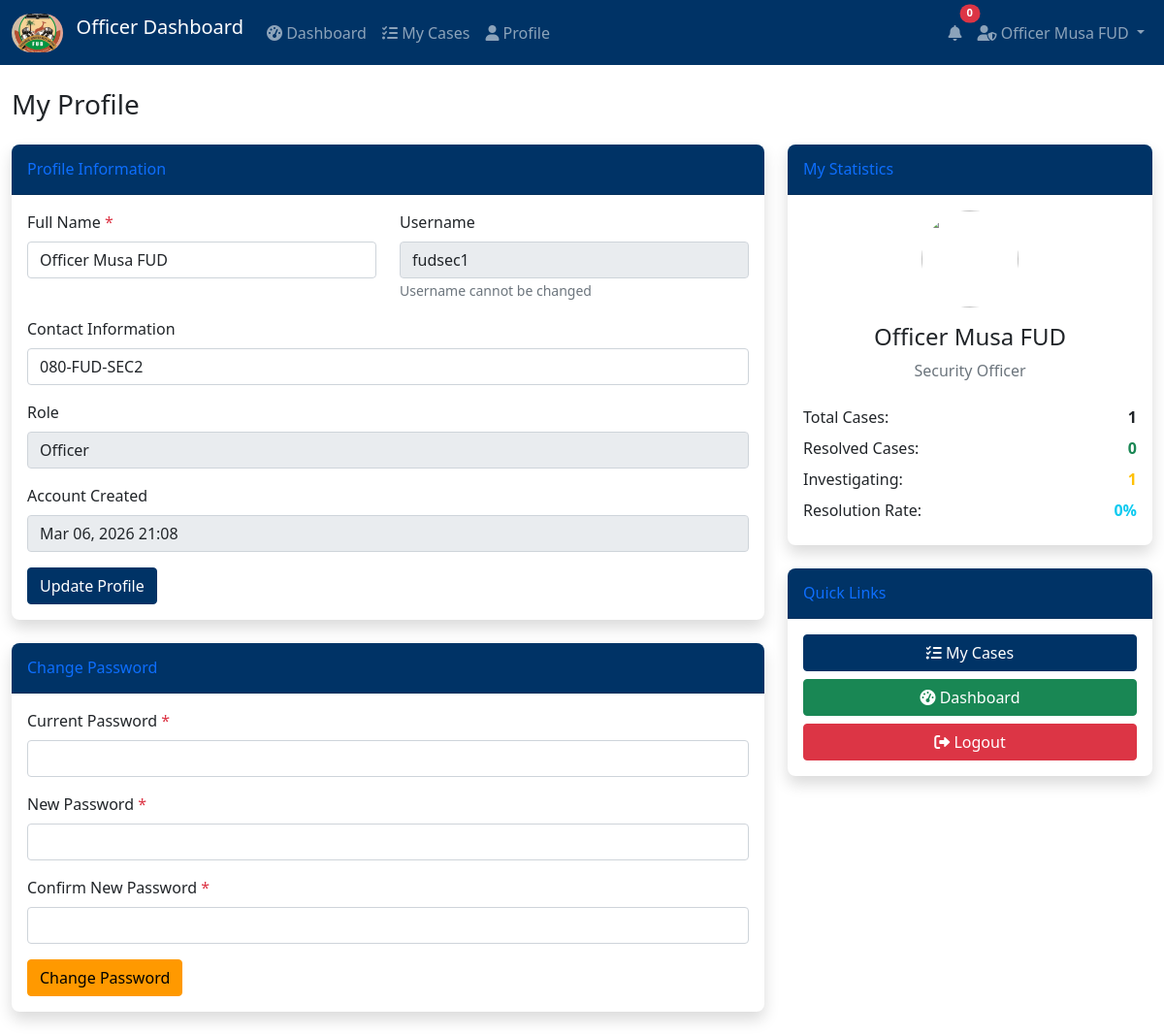
Screenshot of /officer/profile.php (signed in) with the database file from the repository.
### tables this page shows
CREATE TABLE `users` (
  `id` int(11) NOT NULL AUTO_INCREMENT,
  `name` varchar(100) NOT NULL,
  `username` varchar(50) NOT NULL,
  `password` varchar(255) NOT NULL,
  `role` enum('CSO','Officer') NOT NULL,
  `contact` varchar(20) DEFAULT NULL,
  `status` enum('active','inactive') DEFAULT 'active',
  `created_at` timestamp NOT NULL DEFAULT current_timestamp(),
  PRIMARY KEY (`id`),
  UNIQUE KEY `username` (`username`)
);

### config/functions.php (called while the page is built, shortened)
<?php
function formatDate($date) {
    return date('M d, Y H:i', strtotime($date));
}
?>

### officer/profile.php (the view, shortened to what this page needs)
<?php
require_once '../config/functions.php';
$database = new Database();
$db = $database->getConnection();
$officer_id = $_SESSION['user_id'];
$query = "SELECT * FROM users WHERE id = :id";
$stmt = $db->prepare($query);
$stmt->bindParam(":id", $officer_id);
$stmt->execute();
$officer = $stmt->fetch(PDO::FETCH_ASSOC);
$stats_query = "SELECT
    COUNT(*) as total_cases,
    SUM(CASE WHEN status = 'resolved' THEN 1 ELSE 0 END) as resolved_cases,
    SUM(CASE WHEN status = 'investigating' THEN 1 ELSE 0 END) as investigating_cases
    FROM cases WHERE officer_id = :officer_id";
$stats_stmt = $db->prepare($stats_query);
$stats_stmt->bindParam(":officer_id", $officer_id);
$stats_stmt->execute();
$stats = $stats_stmt->fetch(PDO::FETCH_ASSOC);
?>
<?php include '../includes/header.php'; ?>
<?php include 'includes/officer_navbar.php'; ?>
<div class="container-fluid mt-4">
    <div class="d-sm-flex align-items-center justify-content-between mb-4">
        <h1 class="h3 mb-0 text-gray-800">My Profile</h1>
    </div>
    <div class="row">
        <div class="col-lg-8">
            <div class="card shadow mb-4">
                <div class="card-header py-3">
                    <h6 class="m-0 font-weight-bold text-primary">Profile Information</h6>
                </div>
                <div class="card-body">
                    <form method="POST">
                        <div class="row">
                            <div class="col-md-6 mb-3">
                                <label class="form-label">Full Name <span class="text-danger">*</span></label>
                                <input type="text" class="form-control" name="name"
                                       value="<?= htmlspecialchars($officer['name']) ?>" required>
                            </div>
                            <div class="col-md-6 mb-3">
                                <label class="form-label">Username</label>
                                <input type="text" class="form-control" value="<?= htmlspecialchars($officer['username']) ?>" readonly>
                                <small class="text-muted">Username cannot be changed</small>
                            </div>
                        </div>
                        <div class="mb-3">
                            <label class="form-label">Contact Information</label>
                            <input type="text" class="form-control" name="contact"
                                   value="<?= htmlspecialchars($officer['contact'] ?? '') ?>"
                                   placeholder="Phone number or email">
                        </div>
                        <div class="mb-3">
                            <label class="form-label">Role</label>
                            <input type="text" class="form-control" value="<?= htmlspecialchars($officer['role']) ?>" readonly>
                        </div>
                        <div class="mb-3">
                            <label class="form-label">Account Created</label>
                            <input type="text" class="form-control" value="<?= formatDate($officer['created_at']) ?>" readonly>
                        </div>
                        <button type="submit" class="btn btn-primary">Update Profile</button>
                    </form>
                </div>
            </div>
            <div class="card shadow mb-4">
                <div class="card-header py-3">
                    <h6 class="m-0 font-weight-bold text-primary">Change Password</h6>
                </div>
                <div class="card-body">
                    <form method="POST">
                        <div class="mb-3">
                            <label class="form-label">Current Password <span class="text-danger">*</span></label>
                            <input type="password" class="form-control" name="current_password" required>
                        </div>
                        <div class="mb-3">
                            <label class="form-label">New Password <span class="text-danger">*</span></label>
                            <input type="password" class="form-control" name="new_password" required minlength="6">
                        </div>
                        <div class="mb-3">
                            <label class="form-label">Confirm New Password <span class="text-danger">*</span></label>
                            <input type="password" class="form-control" name="confirm_password" required>
                        </div>
                        <button type="submit" class="btn btn-warning">Change Password</button>
                    </form>
                </div>
            </div>
        </div>
        <div class="col-lg-4">
            <div class="card shadow mb-4">
                <div class="card-header py-3">
                    <h6 class="m-0 font-weight-bold text-primary">My Statistics</h6>
                </div>
                <div class="card-body">
                    <div class="text-center">
                        <img class="img-profile rounded-circle mb-3"
                             src="../assets/images/user-profile.png"
                             style="width: 100px; height: 100px;">
                        <h4><?= htmlspecialchars($officer['name']) ?></h4>
                        <p class="text-muted">Security Officer</p>
                    </div>
                    <div class="mt-4">
                        <div class="d-flex justify-content-between mb-2">
                            <span>Total Cases:</span>
                            <strong><?= $stats['total_cases'] ?></strong>
                        </div>
                        <div class="d-flex justify-content-between mb-2">
                            <span>Resolved Cases:</span>
                            <strong class="text-success"><?= $stats['resolved_cases'] ?></strong>
                        </div>
                        <div class="d-flex justify-content-between mb-2">
                            <span>Investigating:</span>
                            <strong class="text-warning"><?= $stats['investigating_cases'] ?></strong>
                        </div>
                        <?php if ($stats['total_cases'] > 0): ?>
                        <div class="d-flex justify-content-between mb-2">
                            <span>Resolution Rate:</span>
                            <strong class="text-info">
                                <?= round(($stats['resolved_cases'] / $stats['total_cases']) * 100, 1) ?>%
                            </strong>
                        </div>
                        <?php endif; ?>
                    </div>
                </div>
            </div>
            <div class="card shadow">
                <div class="card-header py-3">
                    <h6 class="m-0 font-weight-bold text-primary">Quick Links</h6>
                </div>
                <div class="card-body">
                    <div class="d-grid gap-2">
                        <a href="cases.php" class="btn btn-primary">
                            <i class="fas fa-tasks"></i> My Cases
                        </a>
                        <a href="dashboard.php" class="btn btn-success">
                            <i class="fas fa-tachometer-alt"></i> Dashboard
                        </a>
                        <a href="../logout.php" class="btn btn-danger">
                            <i class="fas fa-sign-out-alt"></i> Logout
                        </a>
                    </div>
                </div>
            </div>
        </div>
    </div>
</div>
<?php include '../includes/footer.php'; ?>

### assets/css/custom.css (style rules this page uses)
:root { --fud-primary: #003366; --fud-secondary: #FF9900; --fud-accent: #6699CC; }
.btn-primary { background-color: var(--fud-primary); border-color: var(--fud-primary); }
.btn-warning { background-color: var(--fud-secondary); border-color: var(--fud-secondary); color: #000; }
.card { border: none; box-shadow: 0 0.15rem 1.75rem 0 rgba(58, 59, 69, 0.15); border-radius: 0.5rem; }
.card-header { background-color: var(--fud-primary); color: white; font-weight: 600; border-radius: 0.5rem 0.5rem 0 0 !important; }

### rows the page displays
users: name "Officer Musa FUD", username "fudsec1", contact "080-FUD-SEC2", role "Officer", created_at "Mar 06, 2026 21:08"

### other values shown
$_SESSION['name'] "Officer Musa FUD"
$stats['total_cases'] "1"
$stats['resolved_cases'] "0"
$stats['investigating_cases'] "1"
